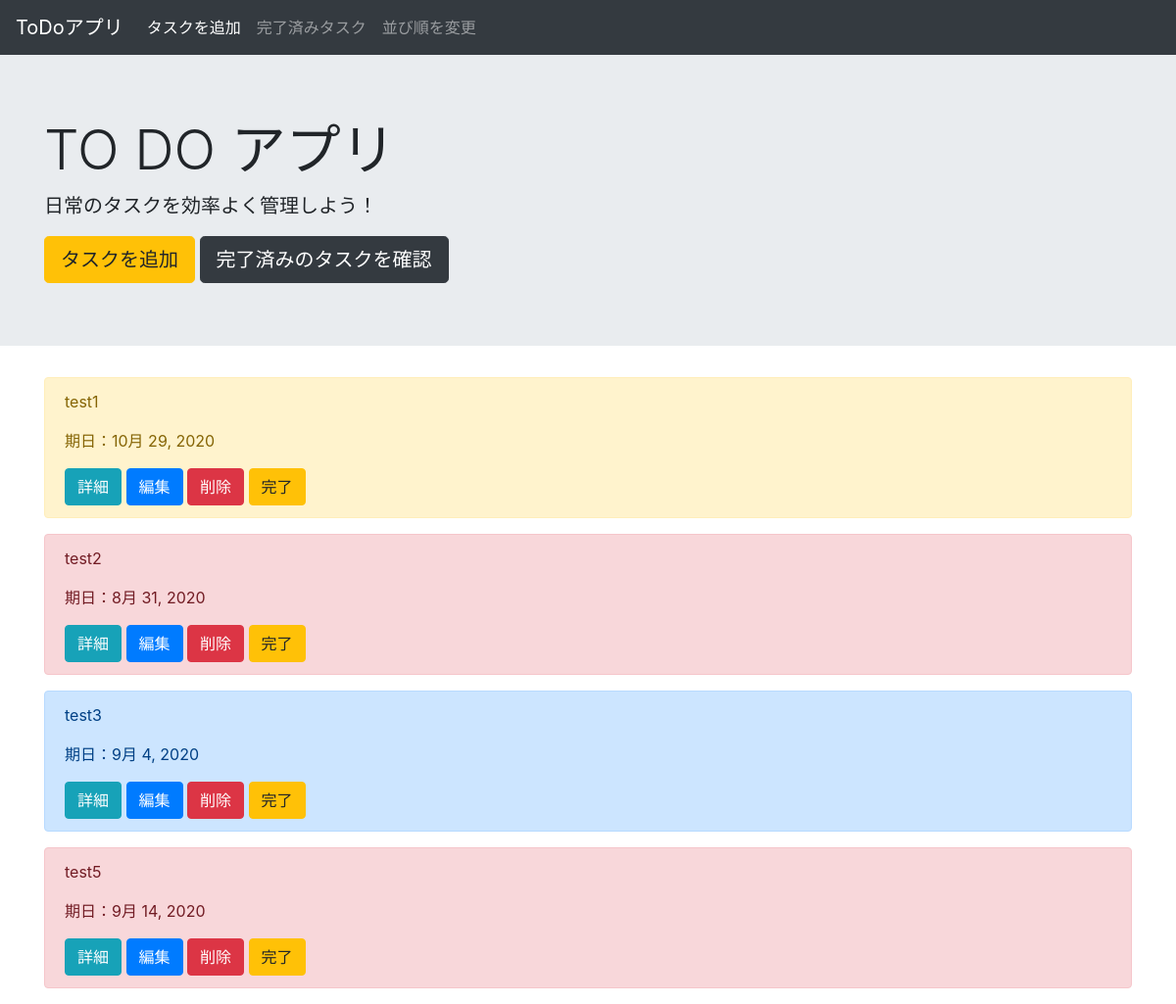
Before: / with the older database file.
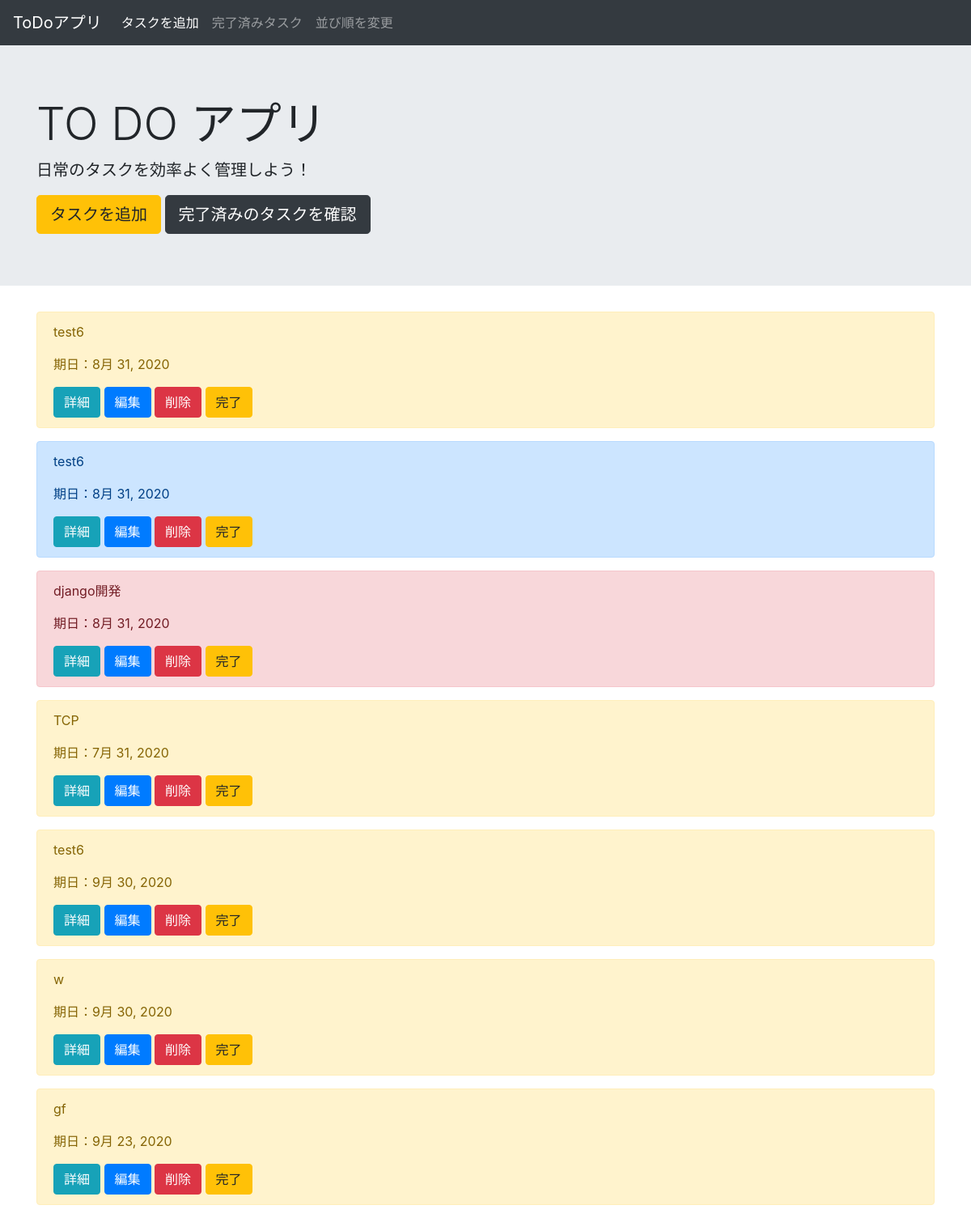
After: the same page with the newer database file.
### todo/models.py (models this page shows, shortened)
class ToDoModel(models.Model):
    class Meta(object):
        db_table = 'todo'
    PRIORITY = (('danger', '高い'), ('warning', '普通'), ('primary', '低い'))
    STATUS_CHOICES = [
        ('doing', '未完了'),
        ('done', '完了'),
    ]
    title = models.CharField(max_length=200, verbose_name='タイトル')
    memo = models.TextField(verbose_name='詳細', blank=True, null=True, default='詳細なし')
    priority = models.CharField(max_length=50, choices=PRIORITY,
                                verbose_name='優先度', default='warning')
    duedate = models.DateField(verbose_name='締め切り日', default=timezone.now)
    status = models.CharField(max_length=50, choices=STATUS_CHOICES,
                              verbose_name='状況', default='doing')

### todo/views.py (the view)
# urls.py: path('', views.TodoListView.as_view(), name='first'),
class TodoListView(ListView):
    def get(self, request):
        order = HowtoOrder.objects.get(pk=1).order
        ascending_or_descending = HowtoOrder.objects.get(pk=1).ascending_or_descending
        if order == 'creation_order':
            if ascending_or_descending == 'ascending':
                tasks = ToDoModel.objects.filter(status='doing')
            elif ascending_or_descending == 'descending':
                tasks = ToDoModel.objects.filter(status='doing').order_by('-pk')
        elif order == 'due_order':
            if ascending_or_descending == 'ascending':
                tasks = ToDoModel.objects.filter(status='doing').order_by('duedate')
            elif ascending_or_descending == 'descending':
                tasks = ToDoModel.objects.filter(status='doing').order_by('-duedate')
        elif order == 'priority_order':
            if ascending_or_descending == 'ascending':
                tasks = ToDoModel.objects.filter(status='doing').order_by('priority', 'duedate')
            elif ascending_or_descending == 'descending':
                tasks = ToDoModel.objects.filter(status='doing').order_by('-priority', 'duedate')
        context = {
            'tasks': tasks,
        }
        return render(request, 'todo/list.html', context)

### templates/todo/list.html
{% extends 'base.html' %}
{% block header %}
<div class="jumbotron jumbotron-fluid">
    <div class="container">
        <h1 class="display-4">TO DO アプリ</h1>
        <p class="lead">日常のタスクを効率よく管理しよう！</p>
        <a href="{% url 'create'%}" class="btn btn-warning btn-lg" tabindex="-1" role="button"
            aria-disabled="true">タスクを追加</a>
        <a href="{% url 'archive'%}" class="btn btn-dark btn-lg" tabindex="-1" role="button"
            aria-disabled="true">完了済みのタスクを確認</a>
    </div>
</div>
{% endblock header %}
{% block content %}
<div class="container">
    {% for item in tasks %}
    <div class="alert alert-{{ item.priority }}" role="alert">
        <p>{{item.title}}</p>
        <p>期日：{{item.duedate}}</p>
        <a href="{% url 'detail' item.pk%}" class="btn btn-info btn" tabindex="-1" role="button"
            aria-disabled="true">詳細</a>
        <a href="{% url 'update' item.pk %}" class="btn btn-primary btn" tabindex="-1" role="button"
            aria-disabled="true">編集</a>
        <a href="{% url 'delete' item.pk%}" class="btn btn-danger btn" tabindex="-1" role="button"
            aria-disabled="true">削除</a>
        <a href="{% url 'move' item.pk%}" class="btn btn-warning btn" tabindex="-1" role="button"
            aria-disabled="true">完了</a>
    </div>
    {% endfor %}
</div>
{% endblock content %}

### templates/base.html (shortened to what this page needs)
<!doctype html>
<html lang="ja">
<head>
    <link rel="stylesheet" href="https://stackpath.bootstrapcdn.com/bootstrap/4.5.0/css/bootstrap.min.css"
>
</head>
<body>
    <nav class="navbar navbar-expand-lg navbar-dark bg-dark">
        <a class="navbar-brand" href="{%url 'list'%}">ToDoアプリ</a>
        <div class="collapse navbar-collapse" id="navbarSupportedContent">
            <ul class="navbar-nav mr-auto">
                <li class="nav-item active">
                    <a class="nav-link" href="{% url 'create' %}">タスクを追加<span class="sr-only">(current)</span></a>
                </li>
                <li>
                    <a class="nav-link" href="{% url 'archive' %}">完了済みタスク<span class="sr-only">(current)</span></a>
                </li>
                <li>
                    <a class="nav-link" href="{% url 'changeorder' 1 %}">並び順を変更</a>
                </li>
            </ul>
        </div>
    </nav>
    {% block header %}
    {% endblock header %}
    {% block content %}
    {% endblock content %}
</body>
</html>

Changed rows visible on the page:
changed ToDoModel (number 1 of 7 on the later page): title "test1" → "test6"; duedate "10月 29, 2020" → "8月 31, 2020"
changed ToDoModel (number 2 of 7 on the later page): priority "danger" → "primary" (drawn); title "test2" → "test6"
changed ToDoModel: priority "primary" → "danger" (drawn); title "test3" → "django開発"; duedate "9月 4, 2020" → "8月 31, 2020"
changed ToDoModel: priority "danger" → "warning" (drawn); title "test5" → "TCP"; duedate "9月 14, 2020" → "7月 31, 2020"
added ToDoModel: title "test6", duedate "9月 30, 2020"
added ToDoModel: title "w", duedate "9月 30, 2020"
added ToDoModel: title "gf", duedate "9月 23, 2020"
